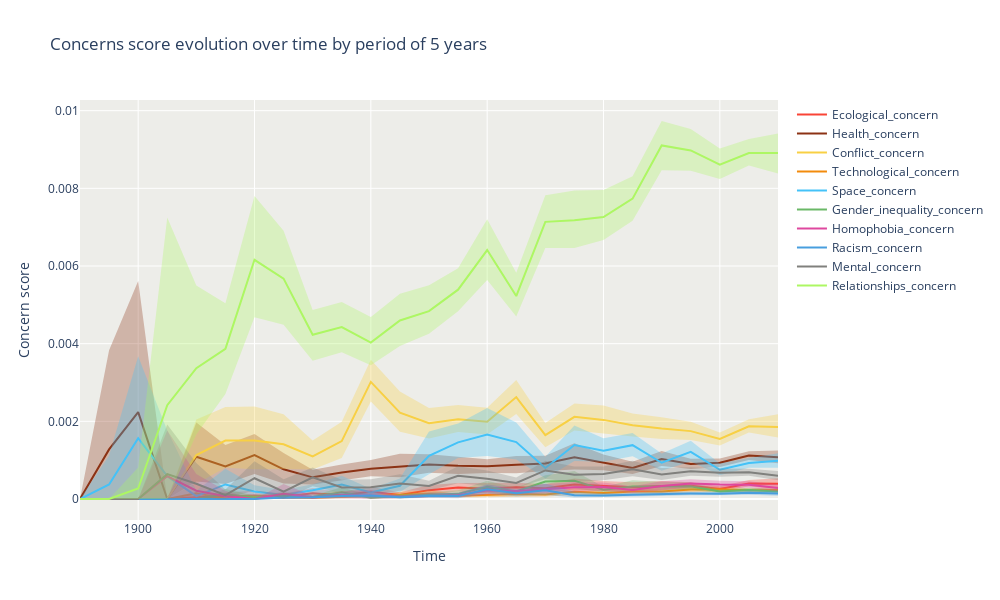

Notebook code for this chart:
### Code cell
fig = make_subplots()
x = np.sort(movies_with_year["five_year_period"].unique()).tolist()

for concern in concerns:
    # Mean of category score over five year period 
    y = movies_with_year.groupby(["five_year_period"])[concern].mean().values
    # Bootstrap 95% CI
    y_lower = bootstrap_CIs_5year['Lower_{}'.format(concern)]
    y_upper = bootstrap_CIs_5year['Upper_{}'.format(concern)]
    
    # Trace for mean score
    trace_mean_score = go.Scatter(  x=x,
                                    y=y,
                                    line=dict(color=concern_color_dict[concern]),
                                    mode='lines',
                                    name=concern.capitalize()
                                 )
    # Tracce for CI
    trace_CI = go.Scatter(  x=x+x[::-1], 
                            y=y_upper+y_lower[::-1], 
                            fill='toself',
                            fillcolor=concern_color_dict[concern],
                            opacity=0.3,
                            line=dict(color='rgba(255,255,255,0)'),
                            hoverinfo="skip",
                            showlegend=False
                        )
    
    # Updating figure 
    fig.add_trace(trace_mean_score)
    fig.add_trace(trace_CI)

fig.update_layout(
    yaxis_title='Concern score',
    xaxis_title='Time',
    title='Concerns score evolution over time by period of 5 years',
    width=1000,
    height=600,
    plot_bgcolor="#edede9",
    hovermode="x unified"
)
fig.show()
fig.write_html("output/concern_score_time.html")
fig.write_image("output/plotly_static/concern_score_time.png")
